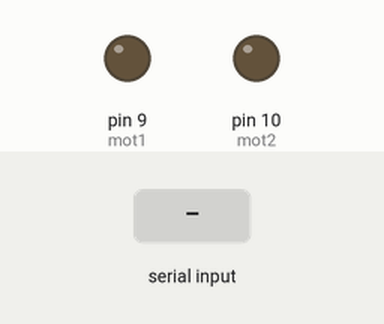
Recording of a sketch running on a simulated Arduino Uno, built with avr-gcc and run on an emulated ATmega328P. Parts: output pins drawn as LEDs (lit = HIGH). The inputs (shaded band) are chosen by the test bench. What the sketch prints to the serial monitor is not drawn.

Above: at 0.05 s.
At 1.2 s:
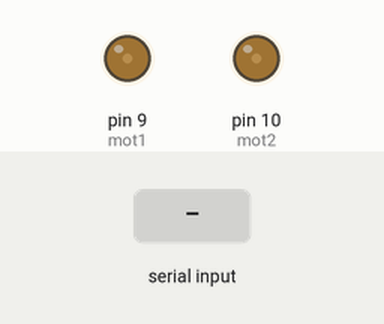
1.3 s: "1" received over Serial
At 1.52 s:
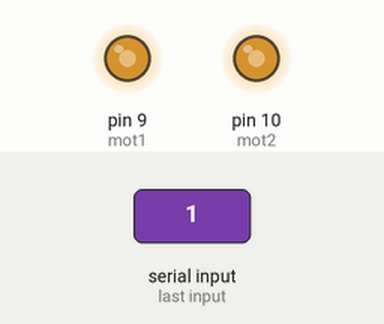
Timing chart, 0 to 4.3 s (numbered marks = the images above; inputs shaded):
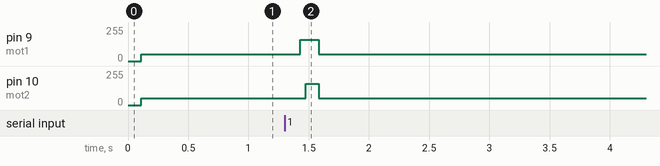

The sketch:

drone_v_1.ino
```cpp
void on(void);
void off(void);
void inputs(int);
int gnd = 13;
int mot2 = 10;
int mot1=  9;
void stopm(void);

void setup(void)
{
 Serial.begin (9600);
 pinMode(mot1,OUTPUT);
pinMode(gnd,OUTPUT);
 digitalWrite(gnd,LOW);
pinMode(mot2,OUTPUT);

}

void loop(void)
{


 char a=Serial.read();
  while(a!='2')
  {

 char a=Serial.read();
 delay(110);


 Serial.println(a);


       if(a=='1')
        {
           on();
        }
      else
      {
        off();
       }
  }
}
void on(void)
{
   digitalWrite(mot1, HIGH);
    analogWrite(mot1,160);
    delay(43);
     digitalWrite(mot2, HIGH);
    analogWrite(mot2,160);
 // delay (110);

}
void off(void)
{
    digitalWrite(mot1, HIGH);
    analogWrite(mot1,50);

     digitalWrite(mot2, HIGH);
    analogWrite(mot2,50);
  delay (110);

  //delay (1200);
}
```

Measured:
- after the input at 1.3 s, pin 9 (mot1): 50/255 → 160/255 after 0.13 s, → 50/255 0.15 s later; pin 10 (mot2): 50/255 → 160/255 after 0.17 s, → 50/255 0.11 s later
